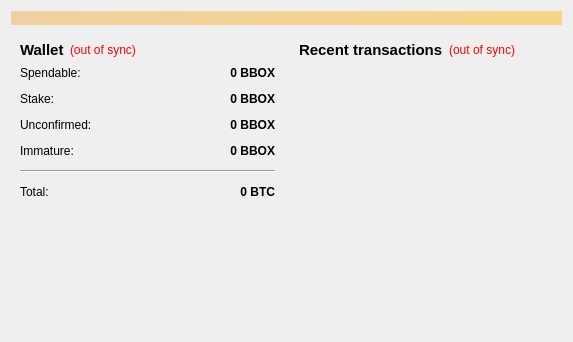
<?xml version="1.0" encoding="UTF-8"?>
<ui version="4.0">
 <class>OverviewPage</class>
 <widget class="QWidget" name="OverviewPage">
  <property name="geometry">
   <rect>
    <x>0</x>
    <y>0</y>
    <width>573</width>
    <height>342</height>
   </rect>
  </property>
  <property name="windowTitle">
   <string>Form</string>
  </property>
  <layout class="QVBoxLayout" name="topLayout">
   <item>
    <widget class="QLabel" name="labelAlerts">
     <property name="visible">
      <bool>false</bool>
     </property>
     <property name="styleSheet">
      <string notr="true">background-color: qlineargradient(x1: 0, y1: 0, x2: 1, y2: 0, stop:0 #F0D0A0, stop:1 #F8D488);  color:#000000
</string>
     </property>
     <property name="wordWrap">
      <bool>true</bool>
     </property>
     <property name="margin">
      <number>3</number>
     </property>
    </widget>
   </item>
   <item>
    <layout class="QHBoxLayout" name="horizontalLayout" stretch="1,1">
     <item>
      <layout class="QVBoxLayout" name="verticalLayout_2">
       <item>
        <widget class="QWidget" name="widget" native="true">
         <layout class="QVBoxLayout" name="verticalLayout_4">
          <item>
           <layout class="QHBoxLayout" name="horizontalLayout_4">
            <item>
             <widget class="QLabel" name="label_5">
              <property name="font">
               <font>
                <pointsize>11</pointsize>
                <weight>75</weight>
                <bold>true</bold>
               </font>
              </property>
              <property name="text">
               <string>Wallet</string>
              </property>
             </widget>
            </item>
            <item>
             <widget class="QLabel" name="labelWalletStatus">
              <property name="toolTip">
               <string>The displayed information may be out of date. Your wallet automatically synchronizes with the BLUEBOX network after a connection is established, but this process has not completed yet.</string>
              </property>
              <property name="styleSheet">
               <string notr="true">QLabel { color: red; }</string>
              </property>
              <property name="text">
               <string notr="true">(out of sync)</string>
              </property>
              <property name="alignment">
               <set>Qt::AlignLeading|Qt::AlignLeft|Qt::AlignVCenter</set>
              </property>
             </widget>
            </item>
            <item>
             <spacer name="horizontalSpacer_2">
              <property name="orientation">
               <enum>Qt::Horizontal</enum>
              </property>
              <property name="sizeHint" stdset="0">
               <size>
                <width>40</width>
                <height>20</height>
               </size>
              </property>
             </spacer>
            </item>
           </layout>
          </item>
          <item>
           <layout class="QFormLayout" name="formLayout_2">
            <property name="fieldGrowthPolicy">
             <enum>QFormLayout::AllNonFixedFieldsGrow</enum>
            </property>
            <property name="horizontalSpacing">
             <number>12</number>
            </property>
            <property name="verticalSpacing">
             <number>12</number>
            </property>
            <item row="0" column="0">
             <widget class="QLabel" name="label">
              <property name="text">
               <string>Spendable:</string>
              </property>
             </widget>
            </item>
            <item row="0" column="1">
             <widget class="QLabel" name="labelBalance">
              <property name="font">
               <font>
                <weight>75</weight>
                <bold>true</bold>
               </font>
              </property>
              <property name="cursor">
               <cursorShape>IBeamCursor</cursorShape>
              </property>
              <property name="toolTip">
               <string>Your current spendable balance</string>
              </property>
              <property name="text">
               <string notr="true">0 BBOX</string>
              </property>
              <property name="alignment">
               <set>Qt::AlignRight|Qt::AlignTrailing|Qt::AlignVCenter</set>
              </property>
              <property name="textInteractionFlags">
               <set>Qt::LinksAccessibleByMouse|Qt::TextSelectableByKeyboard|Qt::TextSelectableByMouse</set>
              </property>
             </widget>
            </item>
            <item row="1" column="0">
             <widget class="QLabel" name="label_6">
              <property name="text">
               <string>Stake:</string>
              </property>
             </widget>
            </item>
            <item row="1" column="1">
             <widget class="QLabel" name="labelStake">
              <property name="font">
               <font>
                <weight>75</weight>
                <bold>true</bold>
               </font>
              </property>
              <property name="cursor">
               <cursorShape>IBeamCursor</cursorShape>
              </property>
              <property name="toolTip">
               <string>Total of coins that was staked, and do not yet count toward the current balance</string>
              </property>
              <property name="text">
               <string notr="true">0 BBOX</string>
              </property>
              <property name="alignment">
               <set>Qt::AlignRight|Qt::AlignTrailing|Qt::AlignVCenter</set>
              </property>
              <property name="textInteractionFlags">
               <set>Qt::LinksAccessibleByMouse|Qt::TextSelectableByKeyboard|Qt::TextSelectableByMouse</set>
              </property>
             </widget>
            </item>
            <item row="2" column="0">
             <widget class="QLabel" name="label_3">
              <property name="text">
               <string>Unconfirmed:</string>
              </property>
             </widget>
            </item>
            <item row="2" column="1">
             <widget class="QLabel" name="labelUnconfirmed">
              <property name="font">
               <font>
                <weight>75</weight>
                <bold>true</bold>
               </font>
              </property>
              <property name="cursor">
               <cursorShape>IBeamCursor</cursorShape>
              </property>
              <property name="toolTip">
               <string>Total of transactions that have yet to be confirmed, and do not yet count toward the current balance</string>
              </property>
              <property name="text">
               <string notr="true">0 BBOX</string>
              </property>
              <property name="alignment">
               <set>Qt::AlignRight|Qt::AlignTrailing|Qt::AlignVCenter</set>
              </property>
              <property name="textInteractionFlags">
               <set>Qt::LinksAccessibleByMouse|Qt::TextSelectableByKeyboard|Qt::TextSelectableByMouse</set>
              </property>
             </widget>
            </item>
            <item row="3" column="0">
             <widget class="QLabel" name="labelImmatureText">
              <property name="text">
               <string>Immature:</string>
              </property>
             </widget>
            </item>
            <item row="3" column="1">
             <widget class="QLabel" name="labelImmature">
              <property name="font">
               <font>
                <weight>75</weight>
                <bold>true</bold>
               </font>
              </property>
              <property name="toolTip">
               <string>Mined balance that has not yet matured</string>
              </property>
              <property name="text">
               <string notr="true">0 BBOX</string>
              </property>
              <property name="alignment">
               <set>Qt::AlignRight|Qt::AlignTrailing|Qt::AlignVCenter</set>
              </property>
              <property name="textInteractionFlags">
               <set>Qt::LinksAccessibleByMouse|Qt::TextSelectableByKeyboard|Qt::TextSelectableByMouse</set>
              </property>
             </widget>
            </item>
            <item row="4" column="0" colspan="2">
             <widget class="Line" name="line">
              <property name="orientation">
               <enum>Qt::Horizontal</enum>
              </property>
             </widget>
            </item>
            <item row="5" column="0">
             <widget class="QLabel" name="labelTotalText">
              <property name="text">
               <string>Total:</string>
              </property>
             </widget>
            </item>
            <item row="5" column="1">
             <widget class="QLabel" name="labelTotal">
              <property name="font">
               <font>
                <weight>75</weight>
                <bold>true</bold>
               </font>
              </property>
              <property name="cursor">
               <cursorShape>IBeamCursor</cursorShape>
              </property>
              <property name="toolTip">
               <string>Your current total balance</string>
              </property>
              <property name="text">
               <string notr="true">0 BTC</string>
              </property>
              <property name="alignment">
               <set>Qt::AlignRight|Qt::AlignTrailing|Qt::AlignVCenter</set>
              </property>
              <property name="textInteractionFlags">
               <set>Qt::LinksAccessibleByMouse|Qt::TextSelectableByKeyboard|Qt::TextSelectableByMouse</set>
              </property>
             </widget>
            </item>
           </layout>
          </item>
         </layout>
        </widget>
       </item>
       <item>
        <spacer name="verticalSpacer">
         <property name="orientation">
          <enum>Qt::Vertical</enum>
         </property>
         <property name="sizeHint" stdset="0">
          <size>
           <width>20</width>
           <height>40</height>
          </size>
         </property>
        </spacer>
       </item>
      </layout>
     </item>
     <item>
      <layout class="QVBoxLayout" name="verticalLayout_3">
       <item>
        <widget class="QWidget" name="widget_2" native="true">
         <layout class="QVBoxLayout" name="verticalLayout">
          <item>
           <layout class="QHBoxLayout" name="horizontalLayout_2">
            <item>
             <widget class="QLabel" name="label_4">
              <property name="font">
               <font>
                <pointsize>11</pointsize>
                <weight>75</weight>
                <bold>true</bold>
               </font>
              </property>
              <property name="text">
               <string>&lt;b&gt;Recent transactions&lt;/b&gt;</string>
              </property>
             </widget>
            </item>
            <item>
             <widget class="QLabel" name="labelTransactionsStatus">
              <property name="toolTip">
               <string>The displayed information may be out of date. Your wallet automatically synchronizes with the BLUEBOX network after a connection is established, but this process has not completed yet.</string>
              </property>
              <property name="styleSheet">
               <string notr="true">QLabel { color: red; }</string>
              </property>
              <property name="text">
               <string notr="true">(out of sync)</string>
              </property>
              <property name="alignment">
               <set>Qt::AlignRight|Qt::AlignTrailing|Qt::AlignVCenter</set>
              </property>
             </widget>
            </item>
            <item>
             <spacer name="horizontalSpacer">
              <property name="orientation">
               <enum>Qt::Horizontal</enum>
              </property>
              <property name="sizeHint" stdset="0">
               <size>
                <width>40</width>
                <height>20</height>
               </size>
              </property>
             </spacer>
            </item>
           </layout>
          </item>
          <item>
           <widget class="QListView" name="listTransactions">
            <property name="styleSheet">
             <string notr="true">QListView { background: transparent; }</string>
            </property>
            <property name="frameShape">
             <enum>QFrame::NoFrame</enum>
            </property>
            <property name="verticalScrollBarPolicy">
             <enum>Qt::ScrollBarAlwaysOff</enum>
            </property>
            <property name="horizontalScrollBarPolicy">
             <enum>Qt::ScrollBarAlwaysOff</enum>
            </property>
            <property name="selectionMode">
             <enum>QAbstractItemView::NoSelection</enum>
            </property>
           </widget>
          </item>
         </layout>
        </widget>
       </item>
      </layout>
     </item>
    </layout>
   </item>
  </layout>
 </widget>
 <resources/>
 <connections/>
</ui>
